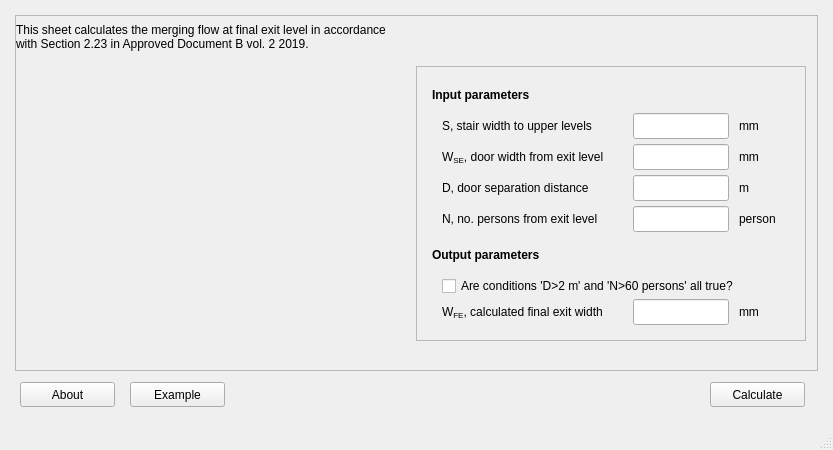
<?xml version="1.0" encoding="UTF-8"?>
<ui version="4.0">
 <class>MainWindow</class>
 <widget class="QMainWindow" name="MainWindow">
  <property name="geometry">
   <rect>
    <x>0</x>
    <y>0</y>
    <width>833</width>
    <height>450</height>
   </rect>
  </property>
  <property name="sizePolicy">
   <sizepolicy hsizetype="Preferred" vsizetype="Fixed">
    <horstretch>0</horstretch>
    <verstretch>0</verstretch>
   </sizepolicy>
  </property>
  <property name="windowTitle">
   <string>MainWindow</string>
  </property>
  <widget class="QWidget" name="centralwidget">
   <layout class="QGridLayout" name="gridLayout">
    <property name="leftMargin">
     <number>15</number>
    </property>
    <property name="topMargin">
     <number>15</number>
    </property>
    <property name="rightMargin">
     <number>15</number>
    </property>
    <property name="bottomMargin">
     <number>15</number>
    </property>
    <item row="0" column="0">
     <widget class="QScrollArea" name="scrollArea_content">
      <property name="sizePolicy">
       <sizepolicy hsizetype="Fixed" vsizetype="MinimumExpanding">
        <horstretch>0</horstretch>
        <verstretch>0</verstretch>
       </sizepolicy>
      </property>
      <property name="minimumSize">
       <size>
        <width>803</width>
        <height>325</height>
       </size>
      </property>
      <property name="horizontalScrollBarPolicy">
       <enum>Qt::ScrollBarAlwaysOff</enum>
      </property>
      <property name="widgetResizable">
       <bool>true</bool>
      </property>
      <widget class="QWidget" name="scrollAreaWidgetContents">
       <property name="geometry">
        <rect>
         <x>0</x>
         <y>0</y>
         <width>803</width>
         <height>325</height>
        </rect>
       </property>
       <property name="sizePolicy">
        <sizepolicy hsizetype="Expanding" vsizetype="Expanding">
         <horstretch>0</horstretch>
         <verstretch>0</verstretch>
        </sizepolicy>
       </property>
       <property name="minimumSize">
        <size>
         <width>803</width>
         <height>325</height>
        </size>
       </property>
       <widget class="QWidget" name="widget_content" native="true">
        <property name="geometry">
         <rect>
          <x>0</x>
          <y>0</y>
          <width>790</width>
          <height>325</height>
         </rect>
        </property>
        <property name="minimumSize">
         <size>
          <width>790</width>
          <height>0</height>
         </size>
        </property>
        <property name="maximumSize">
         <size>
          <width>790</width>
          <height>800</height>
         </size>
        </property>
        <layout class="QHBoxLayout" name="horizontalLayout_4">
         <property name="spacing">
          <number>10</number>
         </property>
         <property name="leftMargin">
          <number>0</number>
         </property>
         <property name="topMargin">
          <number>0</number>
         </property>
         <property name="rightMargin">
          <number>0</number>
         </property>
         <property name="bottomMargin">
          <number>0</number>
         </property>
         <item>
          <widget class="QWidget" name="widget_page_1" native="true">
           <layout class="QVBoxLayout" name="verticalLayout">
            <property name="spacing">
             <number>0</number>
            </property>
            <property name="leftMargin">
             <number>0</number>
            </property>
            <property name="topMargin">
             <number>0</number>
            </property>
            <property name="rightMargin">
             <number>0</number>
            </property>
            <property name="bottomMargin">
             <number>0</number>
            </property>
            <item>
             <widget class="QLabel" name="label">
              <property name="sizePolicy">
               <sizepolicy hsizetype="Minimum" vsizetype="Minimum">
                <horstretch>0</horstretch>
                <verstretch>0</verstretch>
               </sizepolicy>
              </property>
              <property name="minimumSize">
               <size>
                <width>390</width>
                <height>0</height>
               </size>
              </property>
              <property name="maximumSize">
               <size>
                <width>390</width>
                <height>16777215</height>
               </size>
              </property>
              <property name="text">
               <string>This sheet calculates the merging flow at final exit level in accordance with Section 2.23 in Approved Document B vol. 2 2019.</string>
              </property>
              <property name="wordWrap">
               <bool>true</bool>
              </property>
             </widget>
            </item>
            <item>
             <widget class="QLabel" name="label_image_figure">
              <property name="sizePolicy">
               <sizepolicy hsizetype="Fixed" vsizetype="Fixed">
                <horstretch>0</horstretch>
                <verstretch>0</verstretch>
               </sizepolicy>
              </property>
              <property name="minimumSize">
               <size>
                <width>342</width>
                <height>284</height>
               </size>
              </property>
              <property name="text">
               <string/>
              </property>
              <property name="pixmap">
               <pixmap>../../../../../../../Library/Mobile Documents/6LVTQB9699~com~seriflabs~affinitydesigner/Documents/FSEUTIL/png/0103_figure_1_342_284.png</pixmap>
              </property>
             </widget>
            </item>
           </layout>
          </widget>
         </item>
         <item>
          <widget class="QWidget" name="widget_page_2" native="true">
           <property name="maximumSize">
            <size>
             <width>390</width>
             <height>16777215</height>
            </size>
           </property>
           <layout class="QVBoxLayout" name="verticalLayout_3">
            <property name="spacing">
             <number>0</number>
            </property>
            <property name="leftMargin">
             <number>0</number>
            </property>
            <property name="topMargin">
             <number>0</number>
            </property>
            <property name="rightMargin">
             <number>0</number>
            </property>
            <property name="bottomMargin">
             <number>0</number>
            </property>
            <item>
             <spacer name="verticalSpacer_2">
              <property name="orientation">
               <enum>Qt::Vertical</enum>
              </property>
              <property name="sizeHint" stdset="0">
               <size>
                <width>20</width>
                <height>40</height>
               </size>
              </property>
             </spacer>
            </item>
            <item>
             <widget class="QFrame" name="frame_userio">
              <property name="minimumSize">
               <size>
                <width>390</width>
                <height>0</height>
               </size>
              </property>
              <property name="maximumSize">
               <size>
                <width>390</width>
                <height>16777215</height>
               </size>
              </property>
              <property name="frameShape">
               <enum>QFrame::StyledPanel</enum>
              </property>
              <property name="frameShadow">
               <enum>QFrame::Raised</enum>
              </property>
              <layout class="QVBoxLayout" name="verticalLayout_5">
               <property name="spacing">
                <number>0</number>
               </property>
               <property name="leftMargin">
                <number>15</number>
               </property>
               <property name="topMargin">
                <number>15</number>
               </property>
               <property name="rightMargin">
                <number>15</number>
               </property>
               <property name="bottomMargin">
                <number>15</number>
               </property>
               <item>
                <widget class="QLabel" name="label_input_parameters">
                 <property name="minimumSize">
                  <size>
                   <width>0</width>
                   <height>26</height>
                  </size>
                 </property>
                 <property name="maximumSize">
                  <size>
                   <width>16777215</width>
                   <height>16777215</height>
                  </size>
                 </property>
                 <property name="sizeIncrement">
                  <size>
                   <width>0</width>
                   <height>26</height>
                  </size>
                 </property>
                 <property name="toolTip">
                  <string>Width of the stair to upper levels.</string>
                 </property>
                 <property name="statusTip">
                  <string>Width of the stair to upper levels.</string>
                 </property>
                 <property name="text">
                  <string>&lt;b&gt;Input parameters&lt;/b&gt;</string>
                 </property>
                </widget>
               </item>
               <item>
                <spacer name="verticalSpacer_3">
                 <property name="orientation">
                  <enum>Qt::Vertical</enum>
                 </property>
                 <property name="sizeType">
                  <enum>QSizePolicy::Fixed</enum>
                 </property>
                 <property name="sizeHint" stdset="0">
                  <size>
                   <width>20</width>
                   <height>5</height>
                  </size>
                 </property>
                </spacer>
               </item>
               <item>
                <layout class="QHBoxLayout" name="horizontalLayout">
                 <property name="spacing">
                  <number>0</number>
                 </property>
                 <item>
                  <spacer name="horizontalSpacer_2">
                   <property name="orientation">
                    <enum>Qt::Horizontal</enum>
                   </property>
                   <property name="sizeType">
                    <enum>QSizePolicy::Fixed</enum>
                   </property>
                   <property name="sizeHint" stdset="0">
                    <size>
                     <width>10</width>
                     <height>20</height>
                    </size>
                   </property>
                  </spacer>
                 </item>
                 <item>
                  <layout class="QGridLayout" name="gridLayout_2">
                   <property name="horizontalSpacing">
                    <number>10</number>
                   </property>
                   <property name="verticalSpacing">
                    <number>5</number>
                   </property>
                   <item row="3" column="2">
                    <widget class="QLabel" name="label_in_N_unit">
                     <property name="minimumSize">
                      <size>
                       <width>51</width>
                       <height>26</height>
                      </size>
                     </property>
                     <property name="maximumSize">
                      <size>
                       <width>51</width>
                       <height>26</height>
                      </size>
                     </property>
                     <property name="text">
                      <string>person</string>
                     </property>
                    </widget>
                   </item>
                   <item row="2" column="2">
                    <widget class="QLabel" name="label_in_D_unit">
                     <property name="minimumSize">
                      <size>
                       <width>51</width>
                       <height>26</height>
                      </size>
                     </property>
                     <property name="maximumSize">
                      <size>
                       <width>51</width>
                       <height>26</height>
                      </size>
                     </property>
                     <property name="text">
                      <string>m</string>
                     </property>
                    </widget>
                   </item>
                   <item row="3" column="0">
                    <widget class="QLabel" name="label_in_N">
                     <property name="sizePolicy">
                      <sizepolicy hsizetype="Fixed" vsizetype="Fixed">
                       <horstretch>0</horstretch>
                       <verstretch>0</verstretch>
                      </sizepolicy>
                     </property>
                     <property name="minimumSize">
                      <size>
                       <width>181</width>
                       <height>26</height>
                      </size>
                     </property>
                     <property name="maximumSize">
                      <size>
                       <width>181</width>
                       <height>26</height>
                      </size>
                     </property>
                     <property name="toolTip">
                      <string>Number of persons from ground level.</string>
                     </property>
                     <property name="statusTip">
                      <string>Number of persons from ground level.</string>
                     </property>
                     <property name="text">
                      <string>N, no. persons from exit level</string>
                     </property>
                    </widget>
                   </item>
                   <item row="2" column="1">
                    <widget class="QLineEdit" name="lineEdit_in_D">
                     <property name="sizePolicy">
                      <sizepolicy hsizetype="Fixed" vsizetype="Fixed">
                       <horstretch>0</horstretch>
                       <verstretch>0</verstretch>
                      </sizepolicy>
                     </property>
                     <property name="minimumSize">
                      <size>
                       <width>51</width>
                       <height>26</height>
                      </size>
                     </property>
                     <property name="maximumSize">
                      <size>
                       <width>16777215</width>
                       <height>26</height>
                      </size>
                     </property>
                     <property name="baseSize">
                      <size>
                       <width>0</width>
                       <height>0</height>
                      </size>
                     </property>
                     <property name="toolTip">
                      <string>Positive float. Distance between building final exit to door of ground level or lower stair.</string>
                     </property>
                     <property name="statusTip">
                      <string>Positive float. Distance between building final exit to door of ground level or lower stair.</string>
                     </property>
                     <property name="text">
                      <string/>
                     </property>
                    </widget>
                   </item>
                   <item row="0" column="0">
                    <widget class="QLabel" name="label_in_S_up_label">
                     <property name="minimumSize">
                      <size>
                       <width>181</width>
                       <height>26</height>
                      </size>
                     </property>
                     <property name="maximumSize">
                      <size>
                       <width>181</width>
                       <height>26</height>
                      </size>
                     </property>
                     <property name="toolTip">
                      <string>Width of the stair to upper levels.</string>
                     </property>
                     <property name="statusTip">
                      <string>Width of the stair to upper levels.</string>
                     </property>
                     <property name="text">
                      <string>&lt;html&gt;&lt;head/&gt;&lt;body&gt;&lt;p&gt;S, stair width to upper levels&lt;/p&gt;&lt;/body&gt;&lt;/html&gt;</string>
                     </property>
                    </widget>
                   </item>
                   <item row="0" column="1">
                    <widget class="QLineEdit" name="lineEdit_in_S_up">
                     <property name="sizePolicy">
                      <sizepolicy hsizetype="Fixed" vsizetype="Fixed">
                       <horstretch>0</horstretch>
                       <verstretch>0</verstretch>
                      </sizepolicy>
                     </property>
                     <property name="minimumSize">
                      <size>
                       <width>51</width>
                       <height>26</height>
                      </size>
                     </property>
                     <property name="maximumSize">
                      <size>
                       <width>16777215</width>
                       <height>26</height>
                      </size>
                     </property>
                     <property name="baseSize">
                      <size>
                       <width>0</width>
                       <height>0</height>
                      </size>
                     </property>
                     <property name="toolTip">
                      <string>Positive float. Width of the stair to upper levels.</string>
                     </property>
                     <property name="statusTip">
                      <string>Positive float. Width of the stair to upper levels.</string>
                     </property>
                    </widget>
                   </item>
                   <item row="3" column="1">
                    <widget class="QLineEdit" name="lineEdit_in_N">
                     <property name="sizePolicy">
                      <sizepolicy hsizetype="Fixed" vsizetype="Fixed">
                       <horstretch>0</horstretch>
                       <verstretch>0</verstretch>
                      </sizepolicy>
                     </property>
                     <property name="minimumSize">
                      <size>
                       <width>51</width>
                       <height>26</height>
                      </size>
                     </property>
                     <property name="maximumSize">
                      <size>
                       <width>16777215</width>
                       <height>26</height>
                      </size>
                     </property>
                     <property name="baseSize">
                      <size>
                       <width>0</width>
                       <height>0</height>
                      </size>
                     </property>
                     <property name="toolTip">
                      <string>Positive integer. Number of persons from ground level.</string>
                     </property>
                     <property name="statusTip">
                      <string>Positive integer. Number of persons from ground level.</string>
                     </property>
                     <property name="text">
                      <string/>
                     </property>
                    </widget>
                   </item>
                   <item row="2" column="0">
                    <widget class="QLabel" name="label_27">
                     <property name="sizePolicy">
                      <sizepolicy hsizetype="Fixed" vsizetype="Fixed">
                       <horstretch>0</horstretch>
                       <verstretch>0</verstretch>
                      </sizepolicy>
                     </property>
                     <property name="minimumSize">
                      <size>
                       <width>181</width>
                       <height>26</height>
                      </size>
                     </property>
                     <property name="maximumSize">
                      <size>
                       <width>181</width>
                       <height>26</height>
                      </size>
                     </property>
                     <property name="toolTip">
                      <string>Distance between building final exit to door of ground level or lower stair.</string>
                     </property>
                     <property name="statusTip">
                      <string>Distance between building final exit to door of ground level or lower stair.</string>
                     </property>
                     <property name="text">
                      <string>D, door separation distance</string>
                     </property>
                    </widget>
                   </item>
                   <item row="0" column="2">
                    <widget class="QLabel" name="label_in_S_up">
                     <property name="minimumSize">
                      <size>
                       <width>51</width>
                       <height>26</height>
                      </size>
                     </property>
                     <property name="maximumSize">
                      <size>
                       <width>51</width>
                       <height>26</height>
                      </size>
                     </property>
                     <property name="text">
                      <string>mm</string>
                     </property>
                    </widget>
                   </item>
                   <item row="1" column="2">
                    <widget class="QLabel" name="label_in_W_SE_unit">
                     <property name="minimumSize">
                      <size>
                       <width>51</width>
                       <height>26</height>
                      </size>
                     </property>
                     <property name="maximumSize">
                      <size>
                       <width>51</width>
                       <height>26</height>
                      </size>
                     </property>
                     <property name="text">
                      <string>mm</string>
                     </property>
                    </widget>
                   </item>
                   <item row="1" column="1">
                    <widget class="QLineEdit" name="lineEdit_in_W_SE">
                     <property name="sizePolicy">
                      <sizepolicy hsizetype="Fixed" vsizetype="Fixed">
                       <horstretch>0</horstretch>
                       <verstretch>0</verstretch>
                      </sizepolicy>
                     </property>
                     <property name="minimumSize">
                      <size>
                       <width>51</width>
                       <height>26</height>
                      </size>
                     </property>
                     <property name="maximumSize">
                      <size>
                       <width>16777215</width>
                       <height>26</height>
                      </size>
                     </property>
                     <property name="baseSize">
                      <size>
                       <width>0</width>
                       <height>0</height>
                      </size>
                     </property>
                     <property name="toolTip">
                      <string>Positive float. Width of the door from final exit level.</string>
                     </property>
                     <property name="statusTip">
                      <string>Positive float. Width of the door from final exit level.</string>
                     </property>
                     <property name="text">
                      <string/>
                     </property>
                    </widget>
                   </item>
                   <item row="1" column="0">
                    <widget class="QLabel" name="label_in_W_SE">
                     <property name="minimumSize">
                      <size>
                       <width>181</width>
                       <height>26</height>
                      </size>
                     </property>
                     <property name="maximumSize">
                      <size>
                       <width>181</width>
                       <height>26</height>
                      </size>
                     </property>
                     <property name="toolTip">
                      <string>Width of the door from final exit level.</string>
                     </property>
                     <property name="statusTip">
                      <string>Width of the door from final exit level.</string>
                     </property>
                     <property name="text">
                      <string>&lt;html&gt;&lt;head/&gt;&lt;body&gt;&lt;p&gt;W&lt;span style=&quot; vertical-align:sub;&quot;&gt;SE&lt;/span&gt;, door width from exit level&lt;/p&gt;&lt;/body&gt;&lt;/html&gt;</string>
                     </property>
                    </widget>
                   </item>
                  </layout>
                 </item>
                </layout>
               </item>
               <item>
                <spacer name="verticalSpacer">
                 <property name="orientation">
                  <enum>Qt::Vertical</enum>
                 </property>
                 <property name="sizeType">
                  <enum>QSizePolicy::Fixed</enum>
                 </property>
                 <property name="sizeHint" stdset="0">
                  <size>
                   <width>20</width>
                   <height>10</height>
                  </size>
                 </property>
                </spacer>
               </item>
               <item>
                <widget class="QLabel" name="label_output_parameters">
                 <property name="minimumSize">
                  <size>
                   <width>181</width>
                   <height>26</height>
                  </size>
                 </property>
                 <property name="maximumSize">
                  <size>
                   <width>16777215</width>
                   <height>26</height>
                  </size>
                 </property>
                 <property name="toolTip">
                  <string>Width of the stair to upper levels.</string>
                 </property>
                 <property name="statusTip">
                  <string>Width of the stair to upper levels.</string>
                 </property>
                 <property name="text">
                  <string>&lt;b&gt;Output parameters&lt;/b&gt;</string>
                 </property>
                </widget>
               </item>
               <item>
                <spacer name="verticalSpacer_4">
                 <property name="orientation">
                  <enum>Qt::Vertical</enum>
                 </property>
                 <property name="sizeType">
                  <enum>QSizePolicy::Fixed</enum>
                 </property>
                 <property name="sizeHint" stdset="0">
                  <size>
                   <width>20</width>
                   <height>5</height>
                  </size>
                 </property>
                </spacer>
               </item>
               <item>
                <layout class="QHBoxLayout" name="horizontalLayout_2">
                 <property name="spacing">
                  <number>0</number>
                 </property>
                 <item>
                  <spacer name="horizontalSpacer">
                   <property name="orientation">
                    <enum>Qt::Horizontal</enum>
                   </property>
                   <property name="sizeType">
                    <enum>QSizePolicy::Fixed</enum>
                   </property>
                   <property name="sizeHint" stdset="0">
                    <size>
                     <width>10</width>
                     <height>20</height>
                    </size>
                   </property>
                  </spacer>
                 </item>
                 <item>
                  <layout class="QVBoxLayout" name="verticalLayout_2">
                   <property name="spacing">
                    <number>0</number>
                   </property>
                   <item>
                    <widget class="QCheckBox" name="checkBox_out_check">
                     <property name="minimumSize">
                      <size>
                       <width>0</width>
                       <height>26</height>
                      </size>
                     </property>
                     <property name="maximumSize">
                      <size>
                       <width>16777215</width>
                       <height>26</height>
                      </size>
                     </property>
                     <property name="sizeIncrement">
                      <size>
                       <width>0</width>
                       <height>26</height>
                      </size>
                     </property>
                     <property name="toolTip">
                      <string>This indicates whether the condition True (ticked) or False.</string>
                     </property>
                     <property name="statusTip">
                      <string>This indicates whether the condition True (ticked) or False.</string>
                     </property>
                     <property name="text">
                      <string>Are conditions 'D&gt;2 m' and 'N&gt;60 persons' all true?</string>
                     </property>
                    </widget>
                   </item>
                   <item>
                    <layout class="QGridLayout" name="gridLayout_3">
                     <property name="horizontalSpacing">
                      <number>10</number>
                     </property>
                     <property name="verticalSpacing">
                      <number>5</number>
                     </property>
                     <item row="0" column="0">
                      <widget class="QLabel" name="label_12">
                       <property name="sizePolicy">
                        <sizepolicy hsizetype="Fixed" vsizetype="Fixed">
                         <horstretch>0</horstretch>
                         <verstretch>0</verstretch>
                        </sizepolicy>
                       </property>
                       <property name="minimumSize">
                        <size>
                         <width>181</width>
                         <height>26</height>
                        </size>
                       </property>
                       <property name="maximumSize">
                        <size>
                         <width>181</width>
                         <height>26</height>
                        </size>
                       </property>
                       <property name="sizeIncrement">
                        <size>
                         <width>181</width>
                         <height>26</height>
                        </size>
                       </property>
                       <property name="baseSize">
                        <size>
                         <width>181</width>
                         <height>0</height>
                        </size>
                       </property>
                       <property name="toolTip">
                        <string>Solved minimum final exit door width.</string>
                       </property>
                       <property name="statusTip">
                        <string>Solved minimum final exit door width.</string>
                       </property>
                       <property name="text">
                        <string>&lt;html&gt;&lt;head/&gt;&lt;body&gt;&lt;p&gt;W&lt;span style=&quot; vertical-align:sub;&quot;&gt;FE&lt;/span&gt;, calculated final exit width&lt;/p&gt;&lt;/body&gt;&lt;/html&gt;</string>
                       </property>
                      </widget>
                     </item>
                     <item row="0" column="1">
                      <widget class="QLineEdit" name="lineEdit_out_W_FE">
                       <property name="sizePolicy">
                        <sizepolicy hsizetype="Fixed" vsizetype="Fixed">
                         <horstretch>0</horstretch>
                         <verstretch>0</verstretch>
                        </sizepolicy>
                       </property>
                       <property name="minimumSize">
                        <size>
                         <width>51</width>
                         <height>26</height>
                        </size>
                       </property>
                       <property name="maximumSize">
                        <size>
                         <width>16777215</width>
                         <height>26</height>
                        </size>
                       </property>
                       <property name="sizeIncrement">
                        <size>
                         <width>0</width>
                         <height>26</height>
                        </size>
                       </property>
                       <property name="toolTip">
                        <string>Solved minimum final exit door width. Double click to select the value.</string>
                       </property>
                       <property name="statusTip">
                        <string>Solved minimum final exit door width. Double click to select the value.</string>
                       </property>
                      </widget>
                     </item>
                     <item row="0" column="2">
                      <widget class="QLabel" name="label_25">
                       <property name="minimumSize">
                        <size>
                         <width>51</width>
                         <height>26</height>
                        </size>
                       </property>
                       <property name="maximumSize">
                        <size>
                         <width>51</width>
                         <height>26</height>
                        </size>
                       </property>
                       <property name="sizeIncrement">
                        <size>
                         <width>0</width>
                         <height>26</height>
                        </size>
                       </property>
                       <property name="text">
                        <string>mm</string>
                       </property>
                      </widget>
                     </item>
                    </layout>
                   </item>
                  </layout>
                 </item>
                </layout>
               </item>
              </layout>
             </widget>
            </item>
           </layout>
          </widget>
         </item>
        </layout>
       </widget>
      </widget>
     </widget>
    </item>
    <item row="1" column="0">
     <widget class="QWidget" name="widget_control" native="true">
      <property name="sizePolicy">
       <sizepolicy hsizetype="Minimum" vsizetype="Preferred">
        <horstretch>0</horstretch>
        <verstretch>0</verstretch>
       </sizepolicy>
      </property>
      <property name="minimumSize">
       <size>
        <width>790</width>
        <height>36</height>
       </size>
      </property>
      <property name="maximumSize">
       <size>
        <width>790</width>
        <height>16777215</height>
       </size>
      </property>
      <layout class="QHBoxLayout" name="horizontalLayout_3">
       <property name="spacing">
        <number>0</number>
       </property>
       <property name="leftMargin">
        <number>0</number>
       </property>
       <property name="topMargin">
        <number>0</number>
       </property>
       <property name="rightMargin">
        <number>0</number>
       </property>
       <property name="bottomMargin">
        <number>0</number>
       </property>
       <item>
        <spacer name="horizontalSpacer_5">
         <property name="orientation">
          <enum>Qt::Horizontal</enum>
         </property>
         <property name="sizeType">
          <enum>QSizePolicy::Minimum</enum>
         </property>
         <property name="sizeHint" stdset="0">
          <size>
           <width>5</width>
           <height>20</height>
          </size>
         </property>
        </spacer>
       </item>
       <item>
        <widget class="QPushButton" name="pushButton_about">
         <property name="minimumSize">
          <size>
           <width>95</width>
           <height>25</height>
          </size>
         </property>
         <property name="toolTip">
          <string>Click to show quanlity assurance log.</string>
         </property>
         <property name="statusTip">
          <string>Click to show quanlity assurance log.</string>
         </property>
         <property name="text">
          <string>About</string>
         </property>
        </widget>
       </item>
       <item>
        <spacer name="horizontalSpacer_4">
         <property name="orientation">
          <enum>Qt::Horizontal</enum>
         </property>
         <property name="sizeType">
          <enum>QSizePolicy::Fixed</enum>
         </property>
         <property name="sizeHint" stdset="0">
          <size>
           <width>15</width>
           <height>20</height>
          </size>
         </property>
        </spacer>
       </item>
       <item>
        <widget class="QPushButton" name="pushButton_example">
         <property name="minimumSize">
          <size>
           <width>95</width>
           <height>25</height>
          </size>
         </property>
         <property name="toolTip">
          <string>Click to generate example input parameters.</string>
         </property>
         <property name="statusTip">
          <string>Click to generate example input parameters.</string>
         </property>
         <property name="text">
          <string>Example</string>
         </property>
        </widget>
       </item>
       <item>
        <spacer name="horizontalSpacer_3">
         <property name="orientation">
          <enum>Qt::Horizontal</enum>
         </property>
         <property name="sizeHint" stdset="0">
          <size>
           <width>40</width>
           <height>20</height>
          </size>
         </property>
        </spacer>
       </item>
       <item>
        <widget class="QPushButton" name="pushButton_ok">
         <property name="minimumSize">
          <size>
           <width>95</width>
           <height>25</height>
          </size>
         </property>
         <property name="toolTip">
          <string>Click (or press Enter) to calculate.</string>
         </property>
         <property name="statusTip">
          <string>Click (or press Enter) to calculate.</string>
         </property>
         <property name="text">
          <string>Calculate</string>
         </property>
        </widget>
       </item>
      </layout>
     </widget>
    </item>
   </layout>
  </widget>
  <widget class="QMenuBar" name="menubar">
   <property name="geometry">
    <rect>
     <x>0</x>
     <y>0</y>
     <width>833</width>
     <height>22</height>
    </rect>
   </property>
  </widget>
  <widget class="QStatusBar" name="statusbar"/>
 </widget>
 <tabstops>
  <tabstop>lineEdit_in_S_up</tabstop>
  <tabstop>lineEdit_in_W_SE</tabstop>
  <tabstop>lineEdit_in_D</tabstop>
  <tabstop>lineEdit_in_N</tabstop>
  <tabstop>checkBox_out_check</tabstop>
  <tabstop>lineEdit_out_W_FE</tabstop>
  <tabstop>pushButton_ok</tabstop>
  <tabstop>pushButton_example</tabstop>
  <tabstop>pushButton_about</tabstop>
  <tabstop>scrollArea_content</tabstop>
 </tabstops>
 <resources/>
 <connections/>
</ui>
